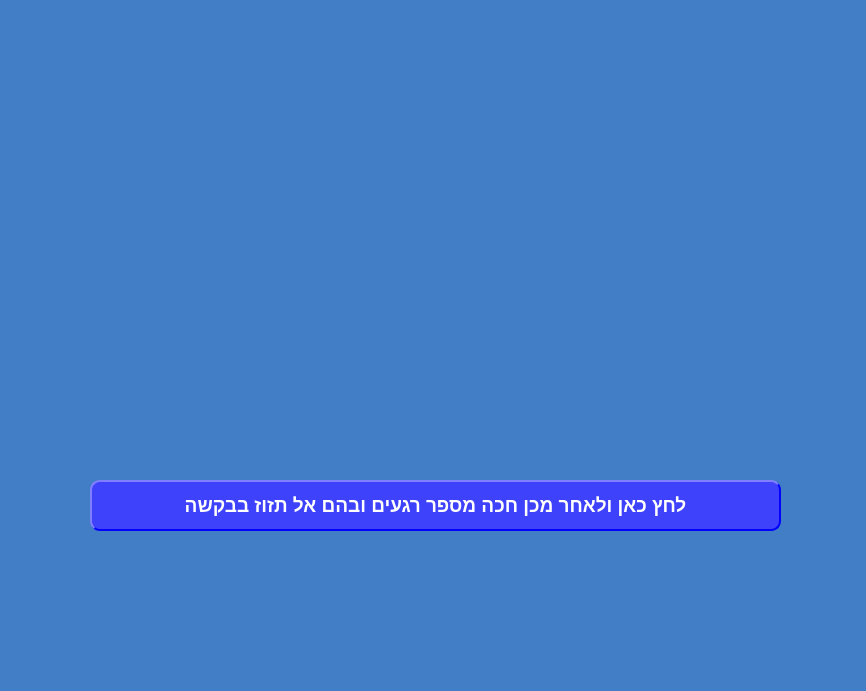
<?xml version="1.0" encoding="UTF-8"?>
<ui version="4.0">
 <class>MainWindow</class>
 <widget class="QMainWindow" name="MainWindow">
  <property name="geometry">
   <rect>
    <x>0</x>
    <y>0</y>
    <width>866</width>
    <height>691</height>
   </rect>
  </property>
  <property name="windowTitle">
   <string>MainWindow</string>
  </property>
  <property name="styleSheet">
   <string notr="true">background-color: rgb(66, 126, 198);</string>
  </property>
  <widget class="QWidget" name="centralwidget">
   <widget class="QLabel" name="label">
    <property name="geometry">
     <rect>
      <x>130</x>
      <y>20</y>
      <width>631</width>
      <height>411</height>
     </rect>
    </property>
    <property name="styleSheet">
     <string notr="true"/>
    </property>
    <property name="text">
     <string/>
    </property>
    <property name="pixmap">
     <pixmap>face_scan.png</pixmap>
    </property>
   </widget>
   <widget class="QPushButton" name="pushButton">
    <property name="geometry">
     <rect>
      <x>90</x>
      <y>480</y>
      <width>691</width>
      <height>51</height>
     </rect>
    </property>
    <property name="maximumSize">
     <size>
      <width>16777215</width>
      <height>16777214</height>
     </size>
    </property>
    <property name="font">
     <font>
      <pointsize>14</pointsize>
      <weight>75</weight>
      <bold>true</bold>
     </font>
    </property>
    <property name="styleSheet">
     <string notr="true">border-style : outset;
border-radius : 10px;
border-width : 2px;
background-color: rgb(63, 66, 251);
border-color : blue;
color: rgb(255, 255, 255);</string>
    </property>
    <property name="text">
     <string>לחץ כאן ולאחר מכן חכה מספר רגעים ובהם אל תזוז בבקשה</string>
    </property>
   </widget>
  </widget>
  <widget class="QMenuBar" name="menubar">
   <property name="geometry">
    <rect>
     <x>0</x>
     <y>0</y>
     <width>866</width>
     <height>26</height>
    </rect>
   </property>
  </widget>
  <widget class="QStatusBar" name="statusbar"/>
 </widget>
 <resources>
  <include location="source.qrc"/>
 </resources>
 <connections/>
</ui>
